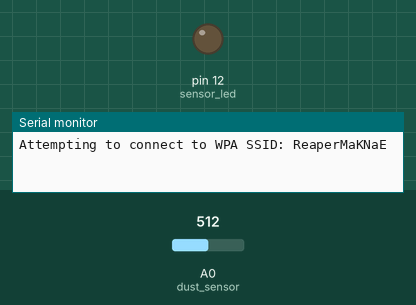
Bench run of a sketch on a simulated Arduino Leonardo, built for the host (arithmetic inside an expression is 32-bit, double 64-bit). On the bench: output pins drawn as LEDs (lit = HIGH), the last lines printed to the serial monitor. The test bench sets the inputs (shaded band); at power-on: A0 (dust_sensor) = 512. WiFi joins after 1.5 s; servers stay silent unless stated.

Above: at 0.1 s.
At 1.6 s:
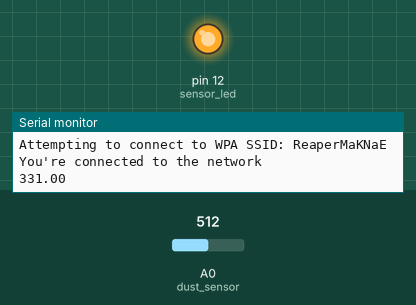
Timing chart, 0 to 3.1 s (numbered marks = the images above):
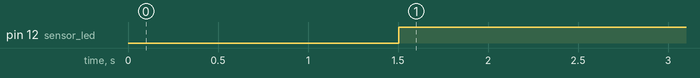

Measured:
- by itself, pin 12 (sensor_led): LOW → HIGH at 1.5 s

The sketch:

Wifi_RealTime-Uno.ino
```cpp
#include "WiFiEsp.h"
#include "WiFiEspUdp.h"
#include <TimeLib.h>

//Pin number
int dust_sensor = A0;

//The amount of the dust
float dust_value = 0;
float dustDensityug=0;

int sensor_led = 12;
int sampling = 280;     //For Sampling time
int waiting = 40;
float stop_time = 9680;

#include "SoftwareSerial.h"
//For communication, digital pin will be used as Rx, Tx Pin
SoftwareSerial Serial1(2, 3); // RX, TX

char ssid[] = "ReaperMaKNaE";            // your network SSID (name)
char pass[] = "aassdd123";        // your network password
int status = WL_IDLE_STATUS;     // the Wifi radio's status

char timeServer[] = "kr.pool.ntp.org";  // NTP server
unsigned int localPort = 2390;        // local port to listen for UDP packets

const int NTP_PACKET_SIZE = 48;  // NTP timestamp is in the first 48 bytes of the message
const int UDP_TIMEOUT = 2000;    // timeout in miliseconds to wait for an UDP packet to arrive

byte packetBuffer[NTP_PACKET_SIZE]; // buffer to hold incoming and outgoing packets

// A UDP instance to let us send and receive packets over UDP
WiFiEspUDP Udp;

bool got_NTP = false;
uint8_t timeZone = 9;

void setup()
{
  // initialize serial for debugging
  Serial.begin(9600);
  // initialize serial for ESP module
  Serial1.begin(9600);
  // initialize ESP module
  WiFi.init(&Serial1);

  // attempt to connect to WiFi network
  while ( status != WL_CONNECTED) {
    Serial.print("Attempting to connect to WPA SSID: ");
    Serial.println(ssid);
    // Connect to WPA/WPA2 network
    status = WiFi.begin(ssid, pass);
  }

  // you're connected now, so print out the data
  Serial.println("You're connected to the network");

  Udp.begin(localPort);

  pinMode(sensor_led,OUTPUT); // 미세먼지 적외선 led를 출력으로 설정


}

void loop(){
  digitalWrite(sensor_led, LOW);    // LED 켜기
  delayMicroseconds(sampling);   // 샘플링해주는 시간.

  dust_value = analogRead(dust_sensor); // 센서 값 읽어오기

  delayMicroseconds(waiting);  // 너무 많은 데이터 입력을 피해주기 위해 잠시 멈춰주는 시간.

  digitalWrite(sensor_led, HIGH); // LED 끄기
  delayMicroseconds(stop_time);   // LED 끄고 대기

  dustDensityug = (0.172 * (dust_value * (5.0 / 1024)) - 0.099) * 1000;    // 미세먼지 값 계산
  Serial.println(dustDensityug);
  delay(2000);
  NTP_send();
  getNtpTime();
}

unsigned long startMs = 0l;

void NTP_send(){
  if(got_NTP == false){
    if(millis() - startMs >= 2000){
      startMs = millis();
      sendNTPpacket(timeServer);
    }
  }
}

void getNtpTime(){
  if(got_NTP == false){
    if(Udp.available()){
      if(Udp.parsePacket()){
        Udp.read(packetBuffer, NTP_PACKET_SIZE);
        unsigned long highWord = word(packetBuffer[40], packetBuffer[41]);
        unsigned long lowWord = word(packetBuffer[42], packetBuffer[43]);
        unsigned long secsSince1900 = highWord << 16 | lowWord;
        const unsigned long seventyYears = 2208988800UL;
        unsigned long epoch = secsSince1900 - seventyYears + timeZone * 3600;
        if (hour(epoch) < 10) {
          Serial.print('0');
        }
        Serial.print(hour(epoch));
        if (minute(epoch) < 10) {
          Serial.print('0');
        }
        Serial.println(minute(epoch));
        got_NTP = true;
      }
    }
  }
}

void sendNTPpacket(char *ntpSrv) {
  memset(packetBuffer, 0, NTP_PACKET_SIZE);
  packetBuffer[0] = 0b11100011;   // LI, Version, Mode
  packetBuffer[1] = 0;     // Stratum, or type of clock
  packetBuffer[2] = 6;     // Polling Interval
  packetBuffer[3] = 0xEC;  // Peer Clock Precision
  packetBuffer[12]  = 49;
  packetBuffer[13]  = 0x4E;
  packetBuffer[14]  = 49;
  packetBuffer[15]  = 52;
  Udp.beginPacket(ntpSrv, 123); //NTP requests are to port 123
  Udp.write(packetBuffer, NTP_PACKET_SIZE);
  Udp.endPacket();
}
```
